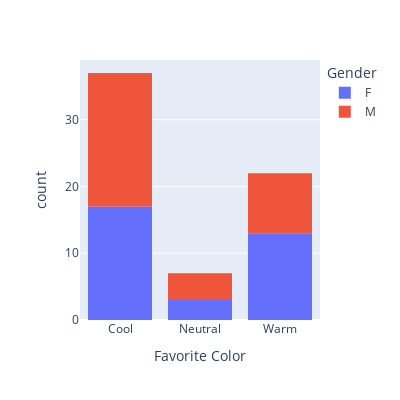

Notebook source saved alongside this figure:
### Code cell
fig = px.histogram(data_frame=ds, x="Favorite Color", color="Gender", width=400, height=400)
fig.show()

### Figure 1 — Plotly figure (JSON) as saved in the notebook; plotly's stock layout.template omitted (floating-point values rounded to 4 significant figures)
{"data": [{"alignmentgroup": "True", "bingroup": "x", "hovertemplate": "Gender=F<br>Favorite Color=%{x}<br>count=%{y}<extra></extra>", "legendgroup": "F", "marker": {"color": "#636efa", "pattern": {"shape": ""}}, "name": "F", "offsetgroup": "F", "orientation": "v", "showlegend": true, "type": "histogram", "x": ["Cool", "Neutral", "Warm", "Warm", "Cool", "Warm", "Cool", "Warm", "Warm", "Neutral", "Cool", "Warm", "Warm", "Warm", "Cool", "Warm", "Cool", "Cool", "Cool", "Cool", "Cool", "Warm", "Cool", "Warm", "Cool", "Warm", "Cool", "Cool", "Cool", "Cool", "Warm", "Neutral", "Cool"], "xaxis": "x", "yaxis": "y"}, {"alignmentgroup": "True", "bingroup": "x", "hovertemplate": "Gender=M<br>Favorite Color=%{x}<br>count=%{y}<extra></extra>", "legendgroup": "M", "marker": {"color": "#EF553B", "pattern": {"shape": ""}}, "name": "M", "offsetgroup": "M", "orientation": "v", "showlegend": true, "type": "histogram", "x": ["Warm", "Neutral", "Warm", "Neutral", "Cool", "Cool", "Warm", "Cool", "Neutral", "Warm", "Cool", "Cool", "Cool", "Cool", "Cool", "Cool", "Warm", "Cool", "Cool", "Cool", "Warm", "Cool", "Cool", "Warm", "Warm", "Warm", "Cool", "Cool", "Cool", "Cool", "Neutral", "Cool", "Cool"], "xaxis": "x", "yaxis": "y"}], "layout": {"barmode": "relative", "height": 400, "legend": {"title": {"text": "Gender"}, "tracegroupgap": 0}, "margin": {"t": 60}, "width": 400, "xaxis": {"anchor": "y", "domain": [0, 1], "title": {"text": "Favorite Color"}}, "yaxis": {"anchor": "x", "domain": [0, 1], "title": {"text": "count"}}}}
